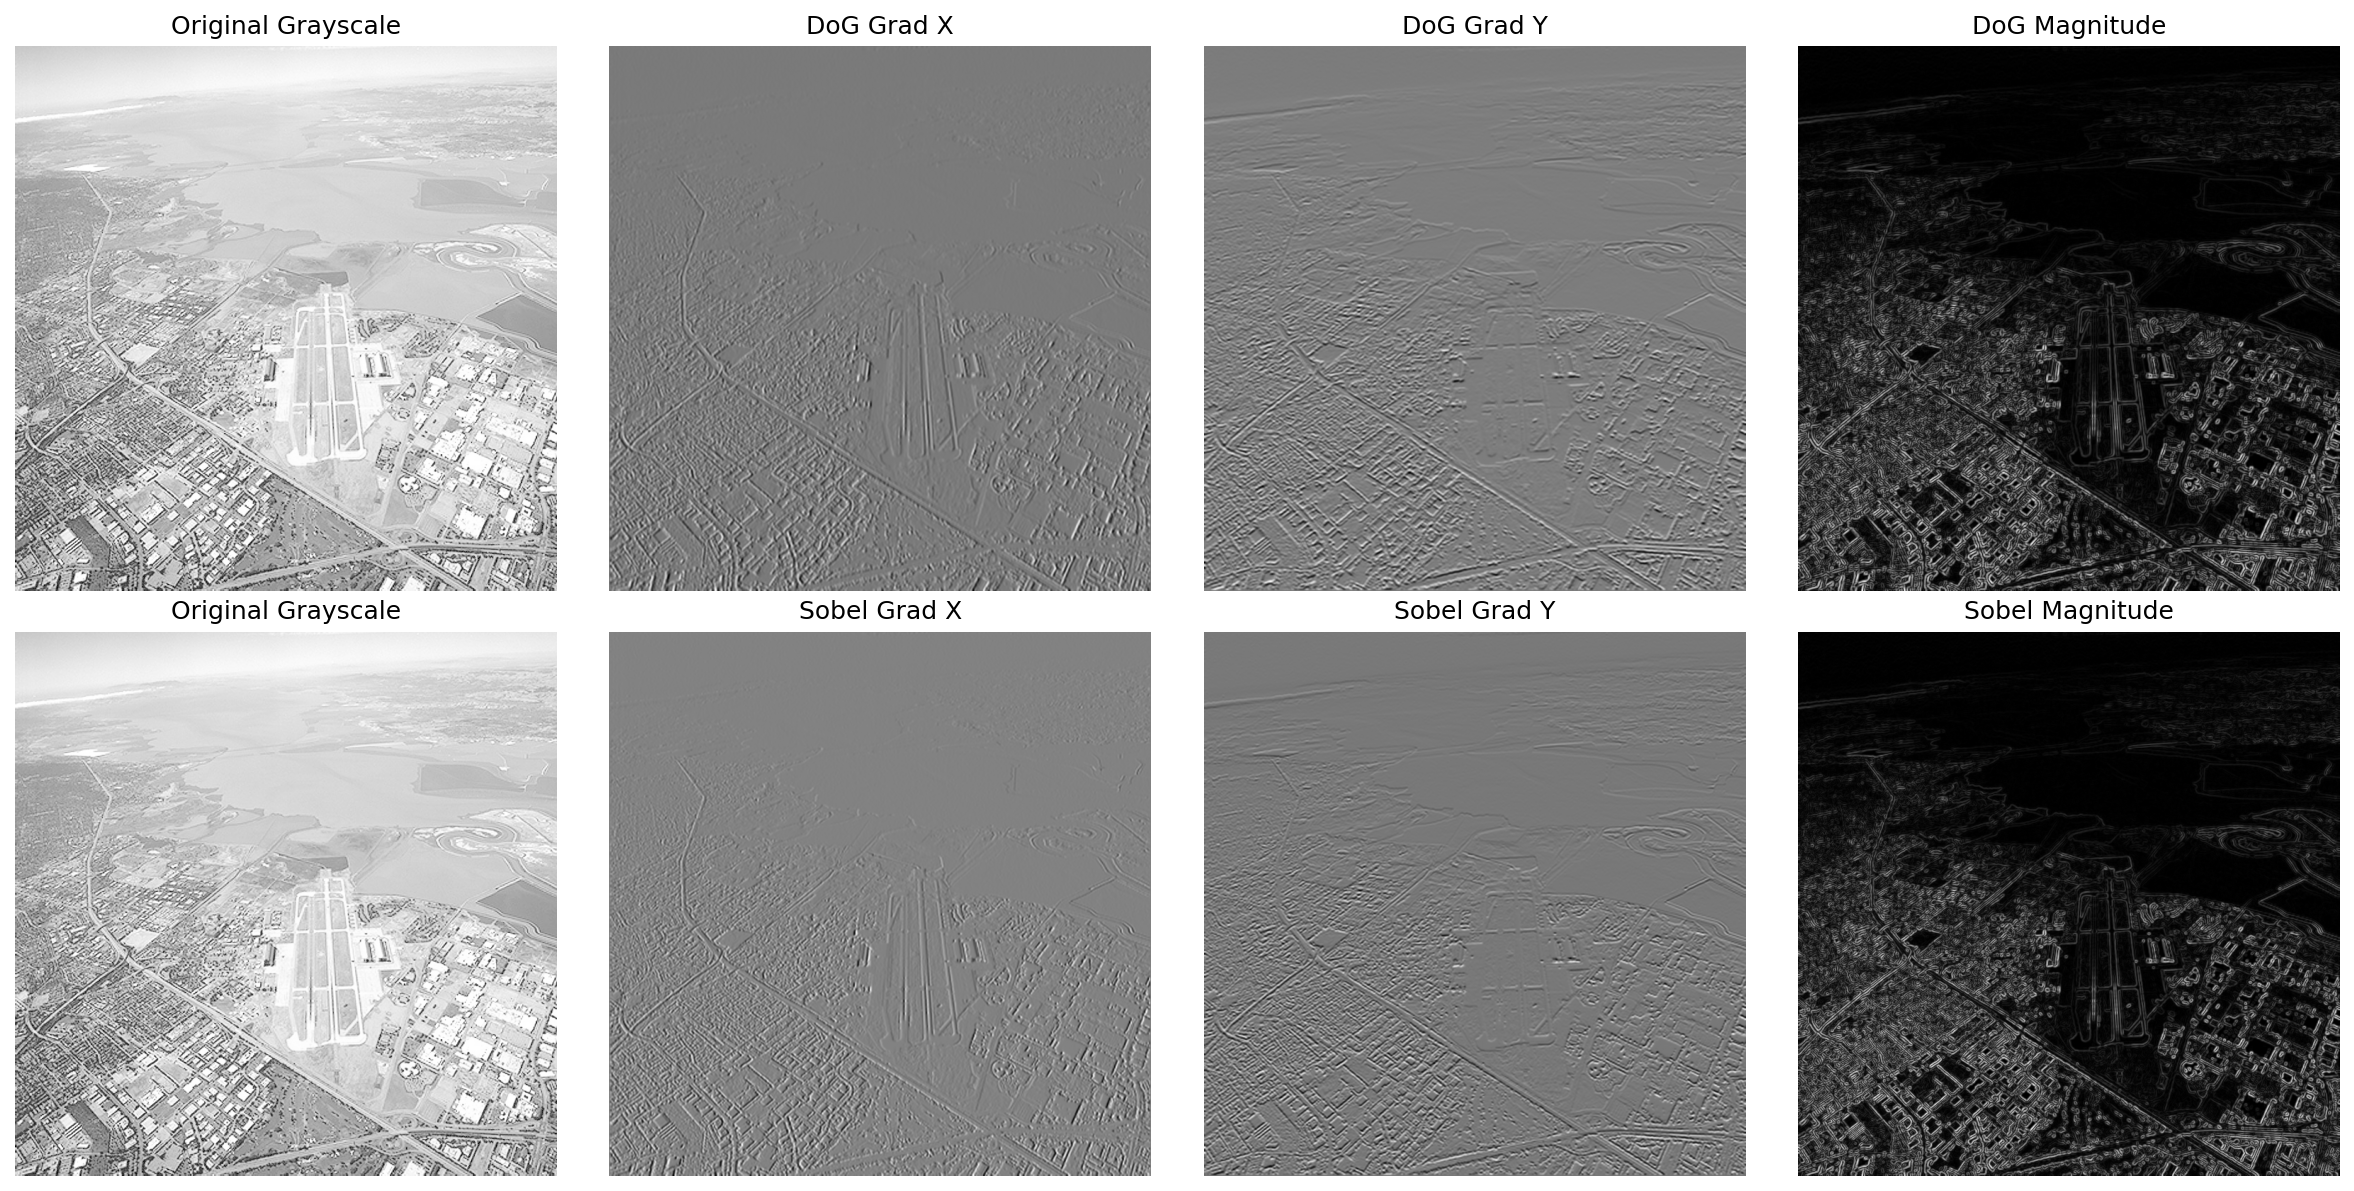

Reproduce this figure in Python.
import numpy as np
from PIL import Image
import cv2
import matplotlib.pyplot as plt

# Load the grayscale runway image
img = Image.open('runway.png').convert('L')
arr = np.asarray(img, dtype=np.float32)

# Compute DoG gradients (from previous work)
sigma = 2.0
size = 5
half = size // 2
x = np.arange(-half, half+1, dtype=np.float64)
y = np.arange(-half, half+1, dtype=np.float64)
xx, yy = np.meshgrid(x, y, indexing='xy')
G = np.exp(-(xx**2 + yy**2)/(2*sigma**2)) / (2*np.pi*sigma**2)
Gx = -xx / (sigma**2) * G
Gy = -yy / (sigma**2) * G

grad_x_dog = cv2.filter2D(arr, -1, Gx)
grad_y_dog = cv2.filter2D(arr, -1, Gy)
grad_mag_dog = np.sqrt(grad_x_dog**2 + grad_y_dog**2)

# Compute Sobel gradients
grad_x_sobel = cv2.Sobel(arr, cv2.CV_32F, 1, 0, ksize=5)
grad_y_sobel = cv2.Sobel(arr, cv2.CV_32F, 0, 1, ksize=5)
grad_mag_sobel = np.sqrt(grad_x_sobel**2 + grad_y_sobel**2)

# Normalize for visualization
def normalize(img):
    min_val, max_val = img.min(), img.max()
    return ((img - min_val) / (max_val - min_val) * 255).astype(np.uint8)

grad_x_dog_norm = normalize(grad_x_dog)
grad_y_dog_norm = normalize(grad_y_dog)
grad_mag_dog_norm = normalize(grad_mag_dog)
grad_x_sobel_norm = normalize(grad_x_sobel)
grad_y_sobel_norm = normalize(grad_y_sobel)
grad_mag_sobel_norm = normalize(grad_mag_sobel)

# Create comparison plot
fig, axes = plt.subplots(2, 4, figsize=(16, 8))

axes[0,0].imshow(arr, cmap='gray')
axes[0,0].set_title('Original Grayscale')
axes[0,0].axis('off')

axes[0,1].imshow(grad_x_dog_norm, cmap='gray')
axes[0,1].set_title('DoG Grad X')
axes[0,1].axis('off')

axes[0,2].imshow(grad_y_dog_norm, cmap='gray')
axes[0,2].set_title('DoG Grad Y')
axes[0,2].axis('off')

axes[0,3].imshow(grad_mag_dog_norm, cmap='gray')
axes[0,3].set_title('DoG Magnitude')
axes[0,3].axis('off')

axes[1,0].imshow(arr, cmap='gray')
axes[1,0].set_title('Original Grayscale')
axes[1,0].axis('off')

axes[1,1].imshow(grad_x_sobel_norm, cmap='gray')
axes[1,1].set_title('Sobel Grad X')
axes[1,1].axis('off')

axes[1,2].imshow(grad_y_sobel_norm, cmap='gray')
axes[1,2].set_title('Sobel Grad Y')
axes[1,2].axis('off')

axes[1,3].imshow(grad_mag_sobel_norm, cmap='gray')
axes[1,3].set_title('Sobel Magnitude')
axes[1,3].axis('off')

plt.tight_layout()
plt.savefig('question6_sobel_comparison.png', dpi=150, bbox_inches='tight')
print('Saved question6_sobel_comparison.png')

# Quantitative comparison
mean_diff_x = np.mean(np.abs(grad_x_dog_norm.astype(np.float32) - grad_x_sobel_norm.astype(np.float32)))
mean_diff_y = np.mean(np.abs(grad_y_dog_norm.astype(np.float32) - grad_y_sobel_norm.astype(np.float32)))
mean_diff_mag = np.mean(np.abs(grad_mag_dog_norm.astype(np.float32) - grad_mag_sobel_norm.astype(np.float32)))

print(f"Mean absolute difference in Grad X: {mean_diff_x:.2f}")
print(f"Mean absolute difference in Grad Y: {mean_diff_y:.2f}")
print(f"Mean absolute difference in Grad Magnitude: {mean_diff_mag:.2f}")

print("\nComments on differences:")
print("- DoG provides smoother gradients due to Gaussian smoothing, reducing noise sensitivity.")
print("- Sobel uses finite differences and is more sensitive to noise.")
print("- DoG gradients are typically smaller in magnitude and more blurred.")
print("- Sobel is faster to compute and commonly used for edge detection.")
